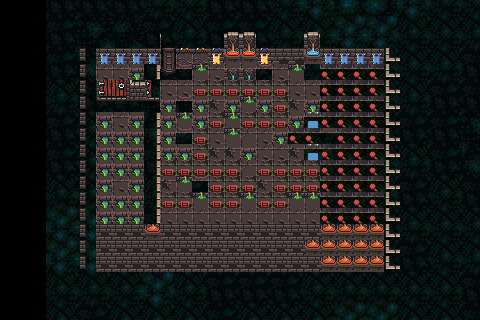

This game map was drawn from its Tiled (.tmx) file and the tilesets committed beside it. A one-line description and the full map source follow:
An orthogonal 30x20 tile map with 16x16 px tiles, 1 tile layer (Tile Layer 1), 1 image layer.

<map version="1.10" tiledversion="1.10.2" orientation="orthogonal" renderorder="right-down" width="30" height="20" tilewidth="16" tileheight="16" infinite="0" nextlayerid="7" nextobjectid="1">
 <tileset firstgid="1" source="dg.tsx" />
 <imagelayer id="6" name="Image Layer 1" offsetx="46.714" offsety="-0.536943">
  <image source="aa1.jpg" width="501" height="335" />
 </imagelayer>
 <layer id="1" name="Tile Layer 1" width="30" height="20">
  <data encoding="csv">
0,0,0,0,0,0,0,0,0,0,0,0,0,0,0,0,0,0,0,0,0,0,0,0,0,0,0,0,0,0,
0,0,0,0,0,0,0,0,0,0,0,0,0,0,0,0,0,0,0,0,0,0,0,0,0,0,0,0,0,0,
0,0,0,0,0,0,0,0,0,0,7,0,0,0,6,6,0,0,0,5,0,0,0,0,0,0,0,0,0,0,
0,0,0,0,0,321,34,34,34,34,165,98,98,66,38,38,66,67,67,102,34,34,34,34,322,0,0,0,0,0,
0,0,0,0,0,321,131,131,132,291,197,195,164,131,69,69,195,131,164,135,389,389,389,389,322,0,0,0,0,0,
0,0,0,0,0,321,482,483,484,485,131,131,163,163,163,163,163,163,131,131,389,389,389,389,322,0,0,0,0,0,
0,0,0,0,0,321,514,515,516,517,132,195,132,162,132,164,132,163,162,132,389,389,389,389,322,0,0,0,0,0,
0,0,0,0,0,321,132,131,132,291,132,164,132,163,164,163,163,163,132,388,389,389,389,389,322,0,0,0,0,0,
0,0,0,0,0,321,132,132,132,291,132,195,163,131,164,130,131,132,389,389,196,389,389,389,322,0,0,0,0,0,
0,0,0,0,0,321,132,132,132,291,132,132,163,162,162,132,131,131,162,388,389,389,389,389,322,0,0,0,0,0,
0,0,0,0,0,321,132,132,132,291,163,163,163,163,163,130,163,163,163,163,389,389,389,389,322,0,0,0,0,0,
0,0,0,0,0,321,132,131,132,291,162,164,195,163,163,163,162,163,163,163,389,389,389,389,322,0,0,0,0,0,
0,0,0,0,0,321,132,132,132,291,163,163,164,163,163,164,163,163,164,164,389,389,389,389,322,0,0,0,0,0,
0,0,0,0,0,321,132,132,132,291,131,131,131,131,131,131,131,131,131,131,389,389,389,389,322,0,0,0,0,0,
0,0,0,0,0,321,35,35,35,36,35,35,35,35,35,35,35,35,35,35,36,36,36,36,322,0,0,0,0,0,
0,0,0,0,0,321,35,35,35,35,35,35,35,35,35,35,35,35,35,36,36,36,36,36,322,0,0,0,0,0,
0,0,0,0,0,321,35,35,35,35,35,35,35,35,35,35,35,35,35,35,36,36,36,36,322,0,0,0,0,0,
0,0,0,0,0,0,0,0,0,0,0,0,0,0,0,0,0,0,0,0,0,0,0,0,0,0,0,0,0,0,
0,0,0,0,0,0,0,0,0,0,0,0,0,0,0,0,0,0,0,0,0,0,0,0,0,0,0,0,0,0,
0,0,0,0,0,0,0,0,0,0,0,0,0,0,0,0,0,0,0,0,0,0,0,0,0,0,0,0,0,0
</data>
 </layer>
</map>